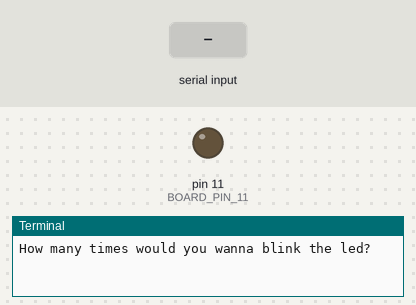
Recording of a program running on a simulated Raspberry Pi (header pin numbers). On the bench: output pins drawn as LEDs (lit = HIGH), the last lines printed to the terminal. Dashed ring = blinking. The inputs (shaded band) are chosen by the test bench.

Above: at 1.2 s.
1.3 s: "5" typed at the terminal, then Enter
At 1.42 s:
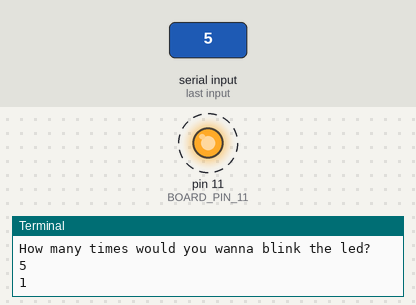
4.3 s: "y" typed at the terminal, then Enter
5.8 s: "n" typed at the terminal, then Enter
Timing chart, 0 to 8.8 s (numbered marks = the images above; inputs shaded):
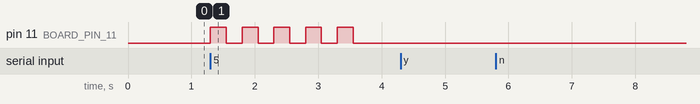

The program:

04-understanding-using-gpio-pins-homework.py
```python
import RPi.GPIO as GPIO
from time import sleep

def blinky():
    exit = False
    BOARD_PIN_11 = 11

    while not exit:
        blinkTimes = input("How many times would you wanna blink the led? ")
        if not blinkTimes.isnumeric() or int(blinkTimes) <= 0:
            print("Only positive numbers please!")
            continue
        else:
            GPIO.setmode(GPIO.BOARD)
            GPIO.setup(BOARD_PIN_11, GPIO.OUT)

            for blink in range(1, int(blinkTimes) + 1):
                print(blink)
                GPIO.output(BOARD_PIN_11, GPIO.HIGH)
                sleep(.25)
                GPIO.output(BOARD_PIN_11, GPIO.LOW)
                sleep(.25)

            GPIO.cleanup()
            print(F"Done, led blinked {blinkTimes} times!")
            exit = blink_again()

def blink_again():
    while True:
        shouldGoAgain = input("Should we go again (y/n)? ")
        if shouldGoAgain.lower() in ("y", "n"):
            if shouldGoAgain.lower() == "y":
                print()
                return False
            else:
                print("See ya next time!")
                return True
        else:
            continue

blinky()
```

Measured:
- after the input at 1.3 s, pin 11 (BOARD_PIN_11): alternates HIGH for 0.25 s and LOW for 0.25 s, 10 changes in all, then stays LOW, starting at once
